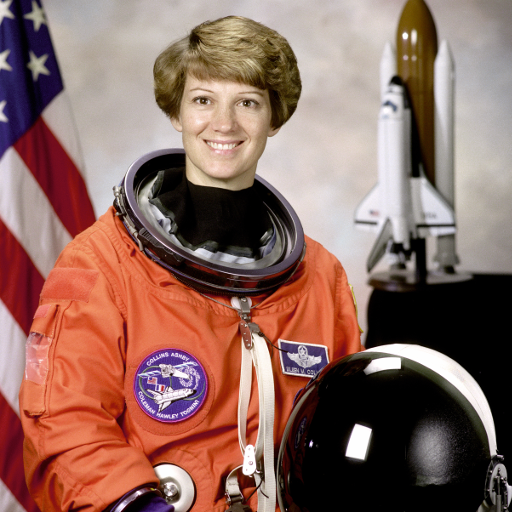
#> input picture skimage.data.astronaut(), 512 x 512 px
$ jupyter execute --allow-errors clustering-empty.ipynb   (shell and % lines are left out)   (older library calls are emulated)
#> lines starting #> are read from the running program, lines starting #| are printed output that depends on the picture
# Методы кластеризации
Шестаков А.В., Панов А.И. Майнор по анализу данных 31/05/2016

**Задача кластеризации** - задача выделения групп похожих друг на друга объектов (и интерпретация полученных групп). <br/>
Кластеризация - это задача unsupervised learning (обучения без учителя), то есть на вход алгоритму поступают лишь чистые данные и никакой разметки.

Методов кластеризации великое множество, выбор лежит полностью на совести исследователя. Определение метода кластеризации может зависеть от
* Формата исходных данных
* Необходимости в наглядности представления
* Необходимости в интерпретируемости
* Модельных предположений о данных
* ...

## K-Means

Самый простой и известный метод кластеризации, основным понятием которого является центройд $c_k$ (центр кластера). Критерий минимизации: $$ \min J(C) = \min\limits_{c_k} \sum\limits_k\sum\limits_{x_i\in c_k} ||x_i - c_k||^2 $$
Шаги алгоритма
1. Случайно инициализировать центройды
2. Отнести точки к ближайшим центройдам (получаем кластеры)
3. Перенести центройды в центр получившихся кластеров (поправка к оценке координат центройдов)
4. Повторять шаги 2-3 пока критерий не сойдется\кластеры не изменятся

* Какие недостатки сразу бросаются в глаза?
* Как обстоят дела с выбором количества кластеров?
* Необходимо ли нормировать данные?
* Приведите пример данных, которые человек "на глаз" может легко кластеризовать, а k-mean - сделает это неправильно
* Как поменяется алгоритм, если вместо квадрата в $J(C)$ поставить модуль?

[cell 1]
import numpy as np
import matplotlib.pyplot as plt
plt.style.use('ggplot')

from sklearn.cluster import KMeans
from sklearn.datasets import make_blobs
from sklearn.metrics import confusion_matrix
from sklearn.metrics import adjusted_rand_score

[cell 2]
X, y = make_blobs(n_samples=1000, n_features=2,
                  centers=3, random_state=15)
plt.scatter(X[:,0], X[:,1], c=y)
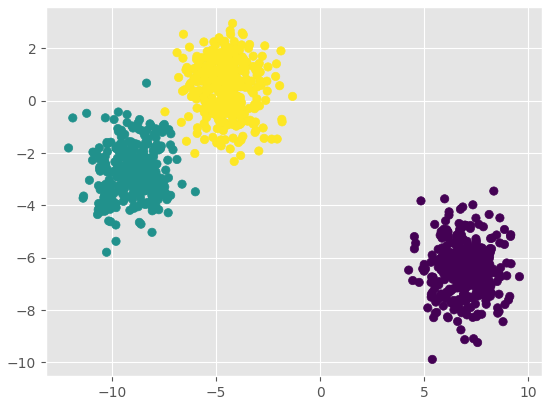
#> figure drawn by matplotlib, 1 panel

[cell 3]
# Применяем k-means
kmeans = KMeans(n_clusters=3)
y_hat = kmeans.fit_predict(X)

plt.scatter(X[:,0], X[:,1], c=y_hat)
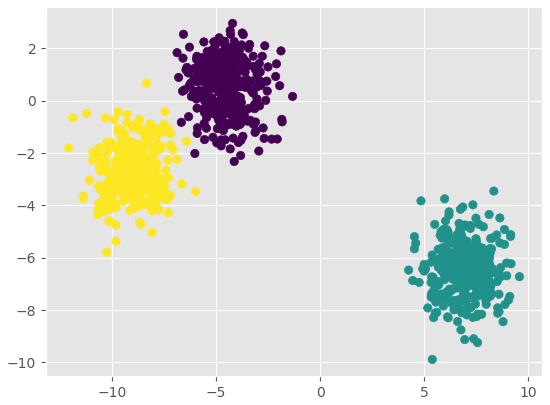
#> figure drawn by matplotlib, 1 panel

Практически идеально! А если мы слегка ухудшим данные? Заодно, давайте узнаем, как можно измерять качество кластеризации, если у нас есть правдивые метки? <br/> Adjusted Rand Index нам в помощь!

[cell 4]
y_pred = KMeans(n_clusters=2).fit_predict(X)

plt.scatter(X[:, 0], X[:, 1], c=y_pred)
plt.title("Incorrect Number of Blobs")
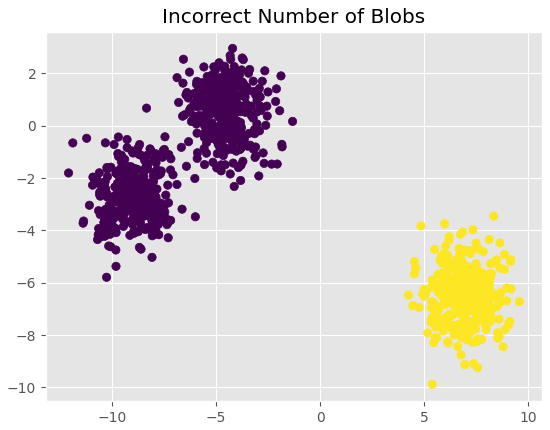
#> figure drawn by matplotlib, 1 panel

[cell 5]
adjusted_rand_score(y, y_hat), adjusted_rand_score(y, y_pred)

[cell 6]
# Исказите данные - умножить на вектор?

[cell 7]
# Изобразите scatter

[cell 8]
# Как теперь работает Kmeans?

[cell 9]
X_varied, y_varied = make_blobs(n_samples=1000,
                                cluster_std=[1.0, 2.5, 0.5])
y_pred = KMeans(n_clusters=3).fit_predict(X_varied)

plt.scatter(X_varied[:, 0], X_varied[:, 1], c=y_pred)
plt.title("Unequal Variance")
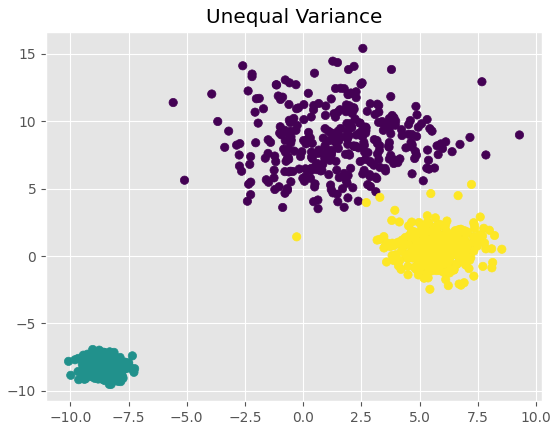
#> figure drawn by matplotlib, 1 panel

[cell 10]
adjusted_rand_score(y_pred, y_varied)

[cell 11]
from sklearn import datasets
from mpl_toolkits.mplot3d import Axes3D
np.random.seed(5)

centers = [[1, 1], [-1, -1], [1, -1]]
iris = datasets.load_iris()
X = iris.data
y = iris.target

estimators = {'k_means_iris_3': KMeans(n_clusters=3),
              'k_means_iris_8': KMeans(n_clusters=8),
              'k_means_iris_bad_init': KMeans(n_clusters=3, n_init=1,
                                              init='random')}


fignum = 1
#> (the rest of this cell did not finish here and is left out)

## Иерархическая кластеризация

В отличие от стандартного k-means, на входе алгоритма иерархической кластеризации лежит матрица попарных расстояний между объектами. Идея (аггломеративной) иерархической кластеризации заключается в постепенном объединении объектов во всё более массивные кластеры.

Вопрос: а как пересчитывать попарные расстояние между кластерами в таком случае?

[cell 12]
from sklearn.cluster import AgglomerativeClustering
import itertools

X = np.concatenate([np.random.randn(3, 10), np.random.randn(2, 10) + 100])
#> (the rest of this cell did not finish here and is left out)

[cell 13]
from sklearn.datasets import load_iris
iris = load_iris()
X = iris.data
y = iris.target

[cell 14]
from scipy.cluster.hierarchy import linkage
from scipy.cluster.hierarchy import dendrogram
from scipy.cluster.hierarchy import fcluster

[cell 15]
# Матрицу признакового описания надо отнормировать

Приятная вещица, связанная с иерархической кластеризацией - дендрограмма!

[cell 16]
import numpy as np
ytdist = np.array([662., 877., 255., 412., 996., 295., 468., 268., 400., 754., 564., 138., 219., 869., 669.])
# Кластеризация и дендрограмма
Z = linkage(ytdist)
dendrogram(Z)
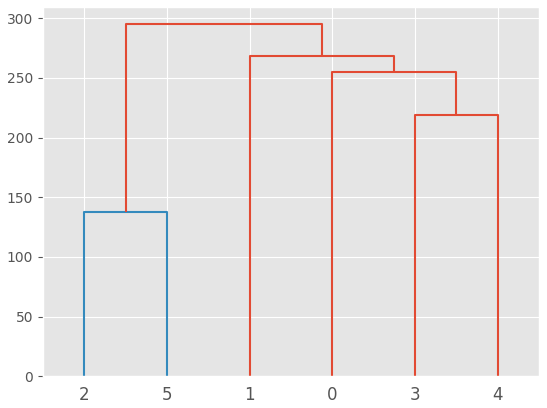
#> figure drawn by matplotlib, 1 panel

[cell 17]
# Для того, чтобы определить метки кластеров используем fcluster
fcluster(Z, t=150, criterion='distance')

[cell 18]
# Теперь то же самое для iris

## Смесь гаусовских распределений (GMM)

Каждая точка представляется ввиде смести гауссовских распределений:

$$P(x) = \sum\limits_k P(x|c_k) \cdot P(c_k) = \mathcal{N}(x| \mu_k, \Sigma_k)\cdot\pi_k$$

В процессе итеративного алгоритма (EM-алгоритм для GMM) определяются параметры $\mu_k, \Sigma_k, \pi_k$, а так же "вклады" каждого распределения в объекты.

* Во-первых, мы получает смягченную кластеризацию
* Во-вторых, ловим чуть более сложные формы кластеров, чем k-means

[cell 19]
from sklearn.mixture import GMM

X, y = make_blobs(n_samples=1000, n_features=2,
                  centers=3, random_state=15)

Trans = [[ 0.40834549, -0.43667341],
         [-0.10887718, 0.829]]
X = X.dot(Trans)
plt.scatter(X[:,0], X[:,1], c=y)
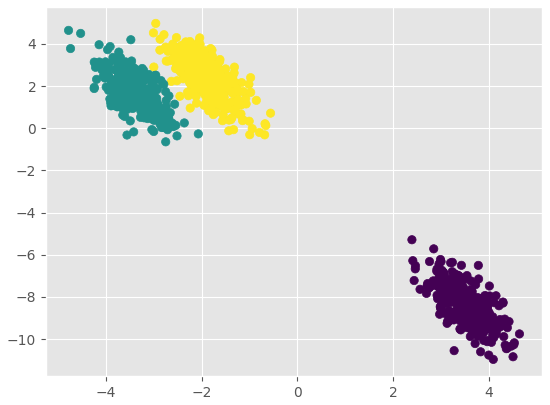
#> figure drawn by matplotlib, 1 panel

[cell 20]
# GMM!

[cell 21]
import matplotlib as mpl
def make_ellipses(gmm, ax):
    for n, color in enumerate('rgb'):
        v, w = np.linalg.eigh(gmm._get_covars()[n][:2, :2])
        u = w[0] / np.linalg.norm(w[0])
        angle = np.arctan2(u[1], u[0])
        angle = 180 * angle / np.pi  # convert to degrees
        v *=9
        ell = mpl.patches.Ellipse(gmm.means_[n, :2], v[0], v[1],
                                  180 + angle, color=color)
        ell.set_clip_box(ax.bbox)
        ell.set_alpha(0.5)
        ax.add_artist(ell)
plt.scatter(X[:,0], X[:,1], c=y_pred)
#> (the rest of this cell did not finish here and is left out)

[cell 22]
# Можем посмотреть на параметры получившихся распределений

## Задание
1. Выберите любую (желательно красочную) картинку, подгузите её с помощью `plt.imread()`
2. Выполните компрессию изображения с помощью метода k-means, т.е. задайте некоторе число кластеров, произведите кластеризацию, затем замените соответствующие пиксели на значения центройдов.

[cell 23]
# Здесь происходит закгрузка изображения
# Вы можете скачать любое изображение из интернета или же загрузить стандартные тестовые изображения из skimage.data
# Алгоритм k-means имеет достаточно большую сложность, поэтому рекомендуется использовать небольшие изображения для отладки,
# не более 128x128 пикселей.

import skimage
import skimage.data
from skimage.io import imread

#img_path = "03.jpg"
#image = imread(img_path)
image = skimage.data.astronaut()
#> image is the input picture: shape (512, 512, 3); mean R, G, B 141.6, 105.8, 96.5

# Сохраняет исходное изображения под другим имененм. Просто для сравнения.

# Создаем из исходного изображения матрицу ширина х высота х 3 (количество цеветов формата rgb)
